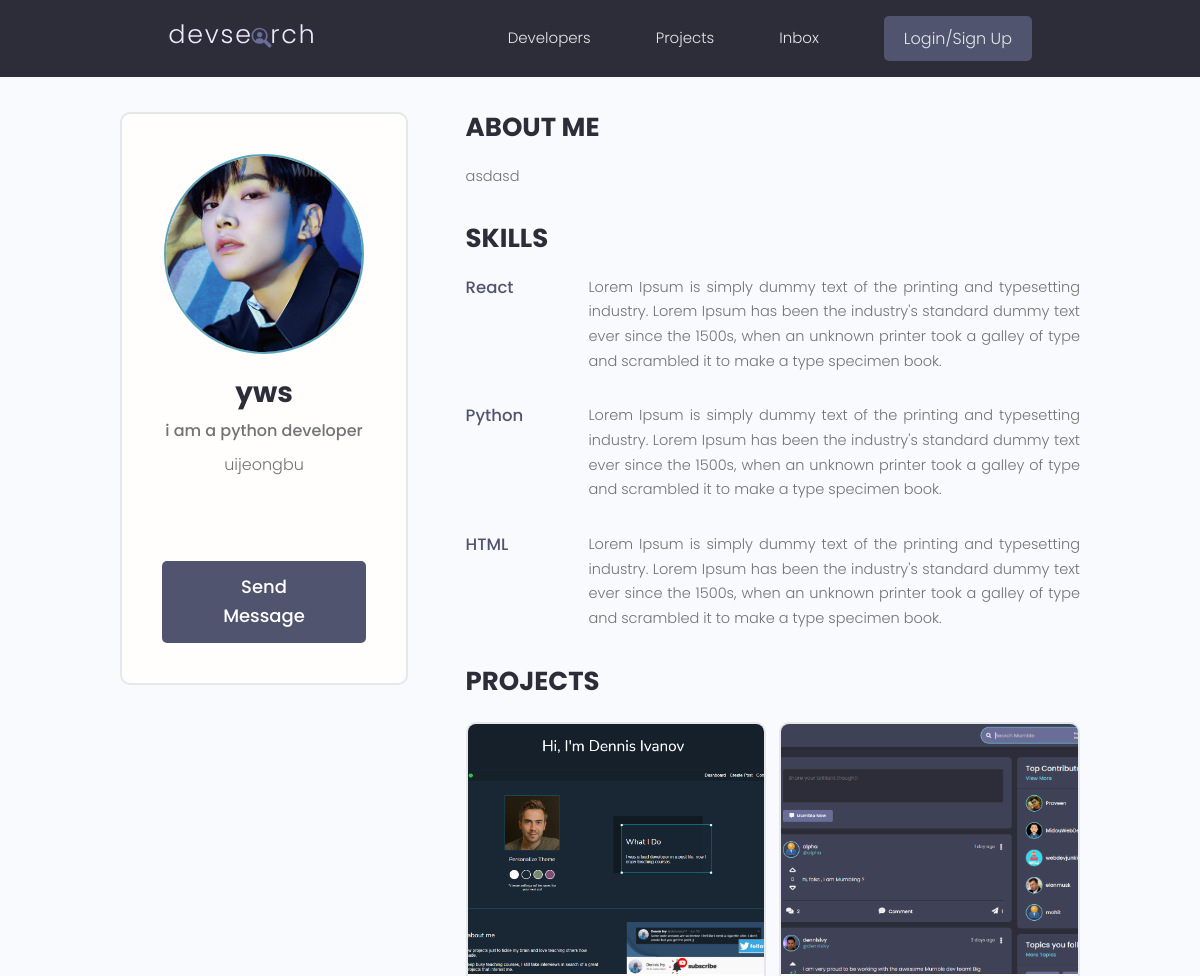
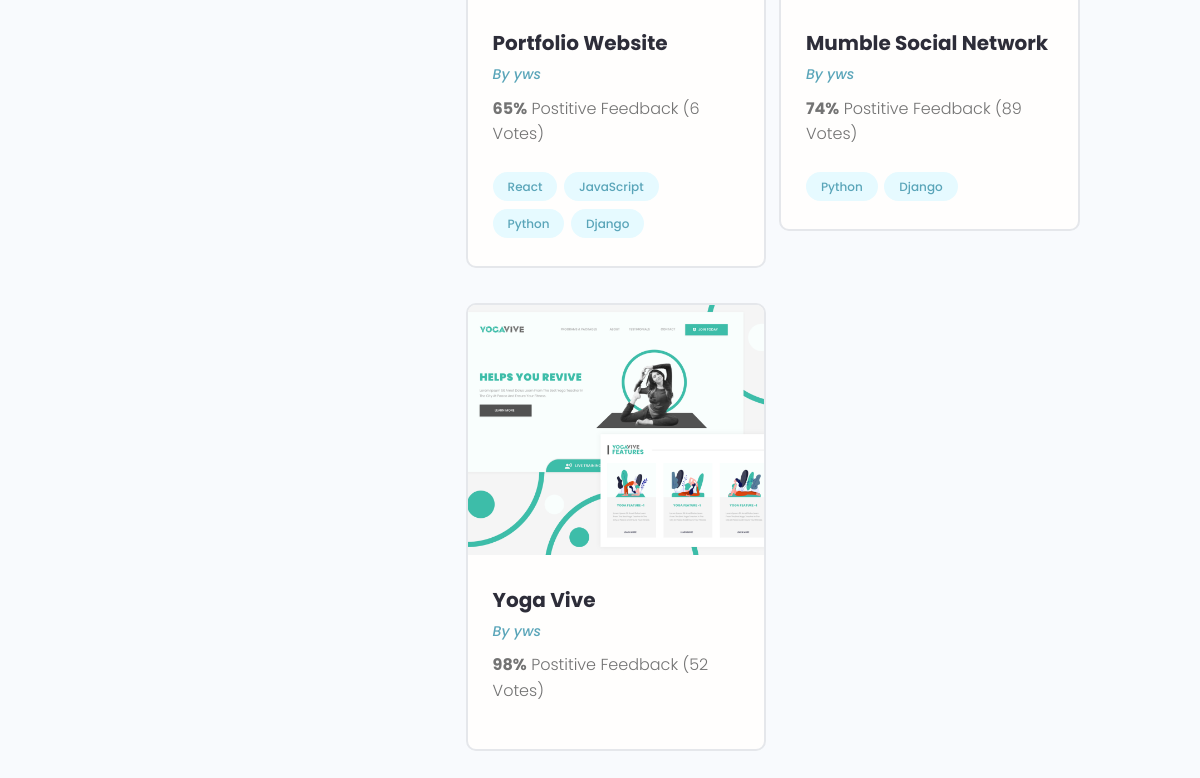
The page /profile/e5886959-0f18-46dd-ba18-6c4914ac4a75/ on the database as committed earlier (2 pictures, top to bottom).
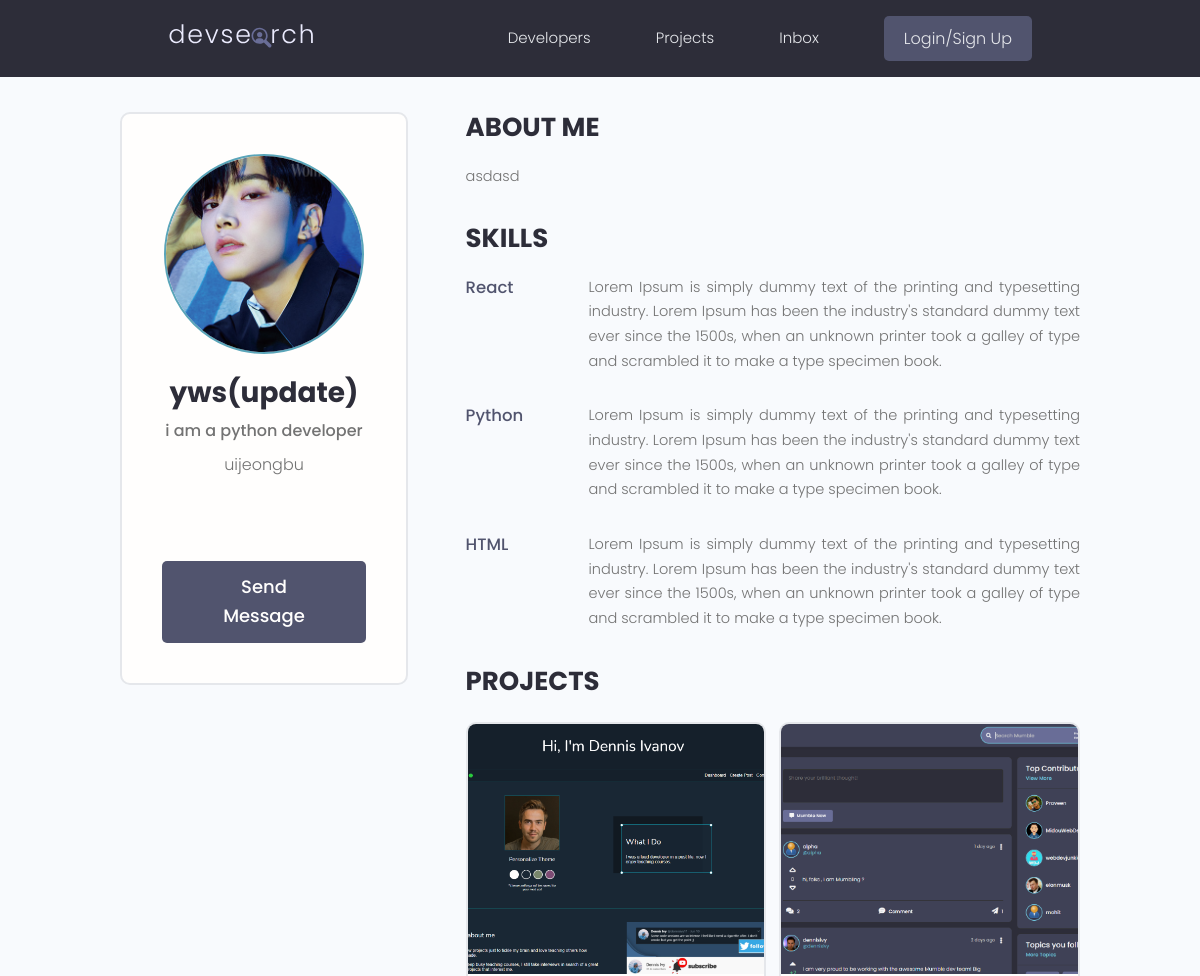
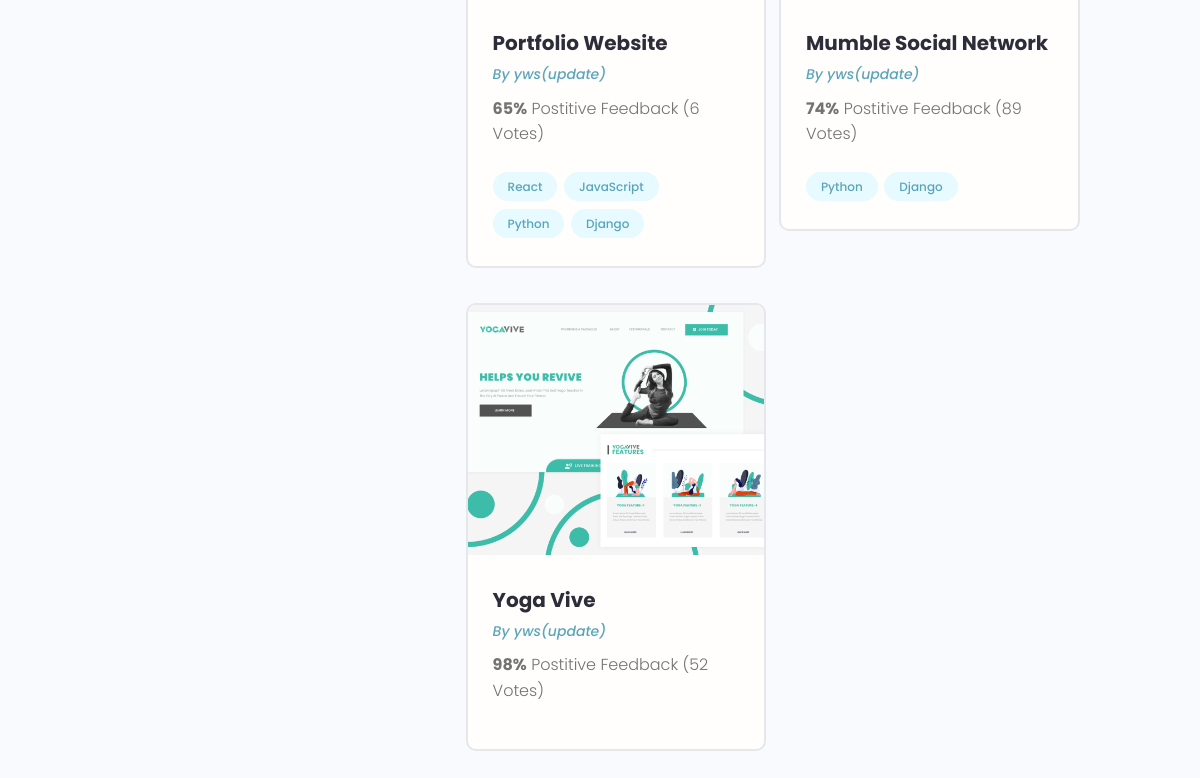
The same page on the database as committed later (2 pictures, top to bottom).
### users/models.py (models this page shows, shortened)
class Profile(models.Model):
    user = models.OneToOneField(User, on_delete=models.CASCADE, null=True, blank=True)
    name = models.CharField(max_length=200, null=True, blank=True)
    email = models.EmailField(max_length=500, null=True, blank=True)
    username = models.CharField(max_length=200, null=True, blank=True)
    location = models.CharField(max_length=200, null=True, blank=True)
    short_intro = models.CharField(max_length=200, null=True, blank=True)
    bio = models.TextField(null=True, blank=True)
    profile_image = models.ImageField(
        null=True, blank=True, upload_to='profiles/', default='profiles/user-default.png')
    social_github = models.CharField(max_length=200, null=True, blank=True)
    social_twitter = models.CharField(max_length=200, null=True, blank=True)
    social_linkein = models.CharField(max_length=200, null=True, blank=True)
    social_youtube = models.CharField(max_length=200, null=True, blank=True)
    social_website = models.CharField(max_length=200, null=True, blank=True)
    created = models.DateTimeField(auto_now_add=True)
    id = models.UUIDField(default=uuid4, unique=True, primary_key=True, editable=False)

### projects/models.py (models this page shows, shortened)
class Project(models.Model):
    owner = models.ForeignKey(Profile, null=True, blank=True, on_delete=models.SET_NULL)
    title = models.CharField(max_length=200)
    description = models.TextField(null=True, blank=True)
    featured_image = models.ImageField(null=True, blank=True, default='default.jpg')
    demo_link = models.CharField(max_length=2000, null=True, blank=True)
    source_link = models.CharField(max_length=2000, null=True, blank=True)
    tags = models.ManyToManyField('Tag', blank=True)
    vote_total = models.IntegerField(default=0, null=True, blank=True)
    vote_ratio = models.IntegerField(default=0, null=True, blank=True)
    create = models.DateTimeField(auto_now_add=True)
    id = models.UUIDField(default=uuid.uuid4, unique=True, primary_key=True, editable=False)

### users/views.py (the view)
# urls.py: path('profile/<str:pk>/', user_profile, name='user-profile'),
def user_profile(request, pk):
    profile = Profile.objects.get(id=pk)
    top_skills = profile.skill_set.exclude(description__exact='')
    other_skills = profile.skill_set.filter(description='')
    context = {
        'profile':profile,
        'top_skills':top_skills,
        'other_skills':other_skills,
        }
    return render(request, 'users/user-profile.html', context)

### projects/models.py (called while the page is built)
    def __str__(self):
        return self.name

### users/templates/users/user-profile.html (shortened to what this page needs)
{% extends 'main.html' %}
{% block content %}
<main class="profile my-md">
    <div class="container">
        <div class="layout">
            <div class="column column--1of3">
                <div class="card text-center">
                    <div class="card__body dev">
                        <img class="avatar avatar--xl" src="{{ profile.profile_image.url }}" />
                        <h2 class="dev__name">{{profile.name}}</h2>
                        <p class="dev__title">{{profile.short_intro}}</p>
                        <p class="dev__location">{{profile.location}}</p>
                        <ul class="dev__social">
                        </ul>
                        <a href="#" class="btn btn--sub btn--lg">Send Message </a>
                    </div>
                </div>
            </div>
            <div class="column column--2of3">
                <div class="devInfo">
                    <h3 class="devInfo__title">About Me</h3>
                    <p class="devInfo__about">{{profile.bio}}</p>
                </div>
                <div class="devInfo">
                    <h3 class="devInfo__title">Skills</h3>
                    <div class="devInfo__skills">
                        {% for skill in top_skills %}
                        <div class="devSkill">
                            <h4 class="devSkill__title">{{skill.name}}</h4>
                            <p class="devSkill__info">{{skill.description}}</p>
                        </div>
                        {% endfor %}
                    </div>
                </div>
                <div class="devInfo">
                    <h3 class="devInfo__title">Projects</h3>
                    <div class="grid grid--two">
                        {% for project in profile.project_set.all %}
                        <div class="column">
                            <div class="card project">
                                <a href="{% url 'project' pk=project.id %}" class="project">
                                    <img class="project__thumbnail" src="{{project.featured_image.url}}"
                                        alt="project thumbnail" />
                                    <div class="card__body">
                                        <h3 class="project__title">{{project.title}}</h3>
                                        <p>
                                            <a class="project__author"
                                                href="{% url 'user-profile' pk=project.owner.id %}">
                                                By {{project.owner.name}}
                                            </a>
                                        </p>
                                        <p class="project--rating">
                                            <span style="font-weight: bold;">{{project.vote_ratio}}%</span> Postitive
                                            Feedback ({{project.vote_total}} Vote{{project.vote_total|pluralize:'s'}})
                                        </p>
                                        <div class="project__tags">
                                            {% for tag in project.tags.all %}
                                            <span class="tag tag--pill tag--main">
                                                <small>{{tag}}</small>
                                            </span>
                                            {% endfor %}
                                        </div>
                                    </div>
                                </a>
                            </div>
                        </div>
                        {% endfor %}
                    </div>
                </div>
            </div>
        </div>
    </div>
</main>
{% endblock %}

Rows that differ between the two databases and show on the page:
changed Profile "i am a python developer": name "yws" → "yws(update)"
changed through a linked row, Project "Portfolio Website": owner.name "yws" → "yws(update)"
changed through a linked row, Project "Mumble Social Network": owner.name "yws" → "yws(update)"
changed through a linked row, Project "Yoga Vive": owner.name "yws" → "yws(update)"
